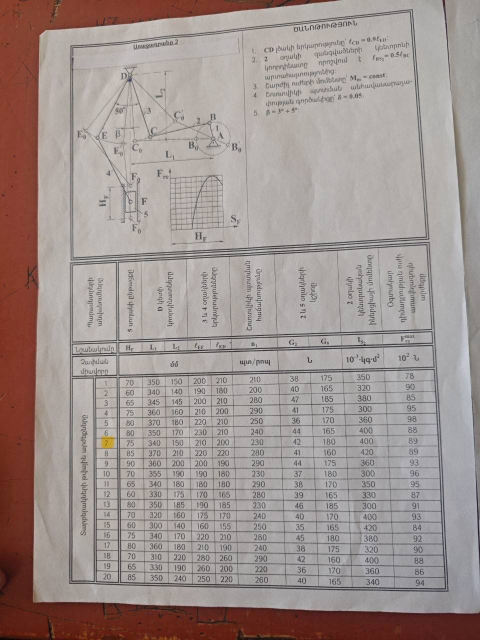
#> input picture kursayin ashxatanq/Variant1/source/task_sheet.jpg, 960 x 1280 px (shown at 1/2 size); its folder holds only this picture in this run
$ python -i video_draw.py   (imports and definitions only)
#> lines starting #> are read from the running program, lines starting #| are printed output that depends on the picture
### kursayin ashxatanq/Variant1/source/model.py
"""Variant 1 — six-link linkage: synthesis, positions, velocity & acceleration plans, sheet layout."""
import math

# ---------------- task data (variant 1) ----------------
VARIANT = 1
DATA = dict(HF=70, L1=350, L2=150, lEF=200, lED=210, n1=210, G2=38, G5=175, IS2=350, Fmax=78)
HF = DATA['HF']/1000; L1 = DATA['L1']/1000; L2 = DATA['L2']/1000
lEF = DATA['lEF']/1000; lED = DATA['lED']/1000; n1 = DATA['n1']
FMAX = DATA['Fmax']*100.0
lCD = 0.9*lED
ALPHA = 50.0          # angle CDE of the bell-crank (link 3)
BETA = 3.0            # chosen from 3..5 deg
L1S = 200.0           # drawing length chosen for L1
MU = L1/L1S           # 0.00175 m/mm
MUV = 0.01852         # (m/s)/mm  = V_B/pb with pb = 50 mm (notebook §2, 6), checked in calc.py
MUA = 0.2909          # (m/s^2)/mm = a_B/πb with πb = 70 mm (notebook §3, 3), checked in calc.py
MUF = 200.0           # N/mm
NPOS = 8

# ---------------- helpers ----------------
def circ_int(c1, r1, c2, r2):
    dx, dy = c2[0]-c1[0], c2[1]-c1[1]; d = math.hypot(dx, dy)
    a = (r1*r1-r2*r2+d*d)/(2*d); h = math.sqrt(max(r1*r1-a*a, 0))
    ux, uy = dx/d, dy/d; px, py = c1[0]+a*ux, c1[1]+a*uy
    return (px-h*uy, py+h*ux), (px+h*uy, py-h*ux)
def rot(p, ang_deg, s=1.0):
    a = math.radians(ang_deg); c, sn = math.cos(a), math.sin(a)
    return ((p[0]*c-p[1]*sn)*s, (p[0]*sn+p[1]*c)*s)
def sub(p, q): return (p[0]-q[0], p[1]-q[1])
def add(p, q): return (p[0]+q[0], p[1]+q[1])
def scl(p, s): return (p[0]*s, p[1]*s)
def mag(v): return math.hypot(v[0], v[1])
def cross_k(w, r): return (-w*r[1], w*r[0])
def solve2(a11, a12, a21, a22, b1, b2):
    det = a11*a22-a12*a21; return ((b1*a22-a12*b2)/det, (a11*b2-b1*a21)/det)
def ang(v): return math.degrees(math.atan2(v[1], v[0]))

# ---------------- synthesis (drawing mm, D at origin, y up) ----------------
H = HF/MU; L2S = L2/MU; EF = lEF/MU; ED = lED/MU; CD = lCD/MU
D = (0.0, 0.0); A = (L1S, -L2S)
_b = math.radians(BETA)
E0p = (-ED*math.sin(_b), -ED*math.cos(_b))
F0p = (0.0, E0p[1]-math.sqrt(EF**2-E0p[0]**2))
F0 = (0.0, F0p[1]+H)
_p1, _p2 = circ_int(D, ED, F0, EF); E0 = _p1 if _p1[0] < _p2[0] else _p2
C0 = rot(E0, ALPHA, CD/ED); C0p = rot(E0p, ALPHA, CD/ED)
AC0 = math.dist(A, C0); AC0p = math.dist(A, C0p)
ABS = (AC0-AC0p)/2; BCS = (AC0+AC0p)/2
PSI = ang(E0p)-ang(E0)
TH0 = ang(sub(C0, A)); TH0P = ang(sub(A, C0p))
B0 = (A[0]+ABS*math.cos(math.radians(TH0)), A[1]+ABS*math.sin(math.radians(TH0)))
B0p = (A[0]+ABS*math.cos(math.radians(TH0P)), A[1]+ABS*math.sin(math.radians(TH0P)))
PHI_W = (TH0-TH0P) % 360; PHI_I = 360-PHI_W
AD = math.hypot(L1, L2)

W1 = math.pi*n1/30

def position(theta, Cprev):
    B = (A[0]+ABS*math.cos(math.radians(theta)), A[1]+ABS*math.sin(math.radians(theta)))
    q1, q2 = circ_int(B, BCS, D, CD)
    C = q1 if math.dist(q1, Cprev) < math.dist(q2, Cprev) else q2
    E = rot(C, -ALPHA, ED/CD)
    F = (0.0, E[1]-math.sqrt(EF**2-E[0]**2))
    S2 = ((B[0]+C[0])/2, (B[1]+C[1])/2)
    return dict(B=B, C=C, E=E, F=F, S2=S2, theta=theta)

def kinematics(P):
    rAB = scl(sub(P['B'], A), MU); rCB = scl(sub(P['C'], P['B']), MU); rCD = scl(sub(P['C'], D), MU)
    rED = scl(sub(P['E'], D), MU); rFE = scl(sub(P['F'], P['E']), MU)
    VB = cross_k(-W1, rAB)                      # crank turns clockwise
    w2, w3 = solve2(-rCB[1], rCD[1], rCB[0], -rCD[0], -VB[0], -VB[1])
    VC = cross_k(w3, rCD); VCB = cross_k(w2, rCB); VE = cross_k(w3, rED)
    w4 = VE[0]/rFE[1]; VFE = cross_k(w4, rFE); VF = add(VE, VFE)
    VS2 = scl(add(VB, VC), 0.5)
    aB = scl(rAB, -W1*W1)
    rhs = sub(scl(rCD, -w3*w3), sub(aB, scl(rCB, w2*w2)))
    e2, e3 = solve2(-rCB[1], rCD[1], rCB[0], -rCD[0], rhs[0], rhs[1])
    aCBn = scl(rCB, -w2*w2); aCBt = cross_k(e2, rCB); aCDn = scl(rCD, -w3*w3); aCDt = cross_k(e3, rCD)
    aC = add(aCDn, aCDt); aE = add(scl(rED, -w3*w3), cross_k(e3, rED))
    aFEn = scl(rFE, -w4*w4); e4 = (aE[0]+aFEn[0])/rFE[1]; aFEt = cross_k(e4, rFE)
    aF = add(add(aE, aFEn), aFEt); aS2 = scl(add(aB, aC), 0.5)
    return dict(VB=VB, VC=VC, VCB=VCB, VE=VE, VFE=VFE, VF=VF, VS2=VS2, w2=w2, w3=w3, w4=w4,
                aB=aB, aCBn=aCBn, aCBt=aCBt, aCDn=aCDn, aCDt=aCDt, aC=aC, aE=aE, aFEn=aFEn,
                aFEt=aFEt, aF=aF, aS2=aS2, e2=e2, e3=e3, e4=e4)

POS = []; _Cp = C0
for i in range(NPOS):
    P = position(TH0-360.0/NPOS*i, _Cp); _Cp = P['C']
    P['K'] = kinematics(P); P['i'] = i
    P['sF'] = F0[1]-P['F'][1]
    POS.append(P)
POS0P = position(TH0P, C0p)

# transmission angle / pressure angle over a full turn
GAMMA_MIN = 180.0; EF_INC_MAX = 0.0; _Cp = C0
for k in range(3600):
    P = position(TH0-0.1*k, _Cp); _Cp = P['C']
    u = sub(P['B'], P['C']); v = sub(D, P['C'])
    g = math.degrees(math.acos(max(-1, min(1, (u[0]*v[0]+u[1]*v[1])/(mag(u)*mag(v))))))
    GAMMA_MIN = min(GAMMA_MIN, g, 180-g)
    EF_INC_MAX = max(EF_INC_MAX, math.degrees(math.asin(abs(P['E'][0])/EF)))

# ---------------- F_re diagram (shape digitised from the task sheet) ----------------
# F_re(S_F)/F_max traced column by column from the 10 × 10 grid on the task sheet (source/task_sheet.jpg)
FRE_PTS = [(0.0, 0.0), (0.39, 0.0), (0.42, 0.2), (0.47, 0.4), (0.5, 0.5), (0.55, 0.645), (0.6, 0.76), (0.65, 0.86),
           (0.7, 0.925), (0.75, 0.977), (0.84, 1.0), (0.9, 0.965), (0.95, 0.91), (1.0, 0.84)]
def _pchip_slopes(xs, ys):
    n = len(xs); h = [xs[i+1]-xs[i] for i in range(n-1)]; dl = [(ys[i+1]-ys[i])/h[i] for i in range(n-1)]
    m = [0.0]*n; m[0] = dl[0]; m[-1] = dl[-1]
    for i in range(1, n-1):
        if dl[i-1]*dl[i] <= 0: m[i] = 0.0
        else:
            w1 = 2*h[i]+h[i-1]; w2 = h[i]+2*h[i-1]; m[i] = (w1+w2)/(w1/dl[i-1]+w2/dl[i])
    return m
_xs = [p[0] for p in FRE_PTS]; _ys = [p[1] for p in FRE_PTS]; _ms = _pchip_slopes(_xs, _ys)
def fre_shape(s):
    s = max(0.0, min(1.0, s))
    for i in range(len(_xs)-1):
        if _xs[i] <= s <= _xs[i+1]:
            hh = _xs[i+1]-_xs[i]; t = (s-_xs[i])/hh
            h00 = 2*t**3-3*t**2+1; h10 = t**3-2*t**2+t; h01 = -2*t**3+3*t**2; h11 = t**3-t**2
            return max(0.0, h00*_ys[i]+h10*hh*_ms[i]+h01*_ys[i+1]+h11*hh*_ms[i+1])
    return 0.0

# ---------------- sheet layout (mm, origin = bottom-left corner of the grid) ----------------
GRID_W, GRID_H = 380, 270
XD, YD = 90.0, 256.0
def S(p): return (XD+p[0], YD+p[1])
# sheet 1: positions plan, F_re diagram, acceleration plan of the thick position
PA_POS = 2; PA = (250.0, 89.0)                                # acceleration-plan pole
PA_CAP = (268.0, 66.0)                                        # acceleration-plan caption (left-aligned)
DIAG_X = 120.0                                                # S_F axis of the F_re diagram
L1_DIM_Y = 133.0; L2_DIM_X = 328.0; HF_DIM_X = 72.0

def vplan(i):
    K = POS[i]['K']; s = 1/MUV
    return dict(p=(0.0, 0.0), b=scl(K['VB'], s), c=scl(K['VC'], s), e=scl(K['VE'], s),
                f=scl(K['VF'], s), s2=scl(K['VS2'], s))
# [6 lines left out: function aplan, not called in this run]

# sheet 2: the 8 velocity plans, 4 per row, each centred in its cell
V2_COLS = (50.0, 143.0, 236.0, 329.0); V2_ROWS = (196.0, 78.0)
def _plan_center(i):
    pts = list(vplan(i).values()); xs = [p[0] for p in pts]; ys = [p[1] for p in pts]
    return ((min(xs)+max(xs))/2, (min(ys)+max(ys))/2)
PV2 = {}
VLBL = {(5, 'c'): (-3.0, -0.4), (5, 's2'): (-3.2, 0.8), (5, 'b'): (-2.2, -2.6)}   # hand-placed labels where points crowd
for _i in range(NPOS):
    _c = _plan_center(_i); _cx = V2_COLS[_i % 4]; _cy = V2_ROWS[_i // 4]
    PV2[_i] = (round(_cx-_c[0], 1), round(_cy-_c[1], 1))

# [7 lines that do not run on import are left out]

### kursayin ashxatanq/Variant1/source/calc.py
"""Rounded 'graphical chain' values exactly as a student writes them in the notebook."""
import math
import model as M
from model import sub, mag

def r(x, nd=1):
    return round(x + (1e-9 if x >= 0 else -1e-9), nd)
def n(x, nd=1):
    s = f"{r(x, nd):.{nd}f}".replace('.', ',')
    return s.replace('-', '−')

AC0 = r(M.AC0); AC0P = r(M.AC0p)
BC = r((AC0+AC0P)/2, 2); AB = r(AC0-BC, 2)
LAB = r(AB*M.MU, 4); LBC = r(BC*M.MU, 4); LCD = M.lCD; LEF = M.lEF; LED = M.lED
LBS2 = r(0.5*LBC, 4); BS2S = r(BC/2, 2)
W1 = r(M.W1, 2)
VB4 = r(W1*LAB, 4); VB = r(W1*LAB, 3)
PB_CHOSEN = 50; PIB_CHOSEN = 70          # chosen plan lengths (notebook: pb = 50 mm, πb = 70 mm)
assert r(VB/PB_CHOSEN, 5) == M.MUV
PB = r(VB/M.MUV)
AB_ACC = r(W1**2*LAB, 2)
assert r(AB_ACC/PIB_CHOSEN, 4) == M.MUA
PIB = r(AB_ACC/M.MUA)
CE_S = math.sqrt(M.CD**2+M.ED**2-2*M.CD*M.ED*math.cos(math.radians(M.ALPHA)))

def rot_sym(w, eps=1e-6):
    if abs(w) < eps: return '—'
    return '↺' if w > 0 else '↻'

def vchain(i):
    v = M.vplan(i); K = M.POS[i]['K']
    pc = r(mag(v['c'])); bc = r(mag(sub(v['c'], v['b']))); pe = r(pc/0.9)
    if pc == 0: bc = PB                       # dead position: c ≡ p, so bc = pb
    ef = r(mag(sub(v['f'], v['e']))); pf = r(mag(v['f'])); ps2 = r(mag(v['s2']))
    VC, VCB, VE, VFE, VF, VS2 = (r(x*M.MUV, 3) for x in (pc, bc, pe, ef, pf, ps2))   # as written: 3 decimals
    return dict(pb=PB, pc=pc, bc=bc, pe=pe, ef=ef, pf=pf, ps2=ps2, VC=VC, VCB=VCB, VE=VE, VFE=VFE, VF=VF, VS2=VS2,
                w2=r(VCB/LBC, 2), w3=r(VC/LCD, 2), w4=r(VFE/LEF, 2),
                w2s=rot_sym(K['w2']), w3s=rot_sym(K['w3']), w4s=rot_sym(K['w4']),
                VFs=('—' if abs(K['VF'][1]) < 1e-6 else ('↓' if K['VF'][1] < 0 else '↑')))

# [12 lines left out: function achain, not called in this run]

# ---------------- §4: reduced moment on the crank (power balance, teacher's projection method) ----------------
# M_P = G2·V_S2·cos α2/ω1 + G5·V_F·cos α5/ω1 − F_r·V_F/ω1, with V = segment·μ_V, so every term is (N·mm)·μ_V/ω1.
# ps2·cos α2 is not measured as an angle: project ps2 on the vertical of the velocity plan (down from p = +, up = −).
G2, G5 = M.DATA['G2'], M.DATA['G5']
KM = r(M.MUV/W1, 7)                       # μ_V/ω1, m/mm: turns N·mm of the plan into N·m
FRE_MAX_MM = r(M.FMAX/M.MUF)              # y_max of the F_re diagram, mm (μ_F = F_max / y_max)
def mchain(j):
    i = j % 8; v = M.vplan(i); c = vchain(i); q = M.POS[i]
    ys2 = r(-v['s2'][1])                                 # ps2·cos α2, mm, signed (down = +)
    pf = c['pf']; down = q['K']['VF'][1] < 0 or pf == 0
    work = 1 <= i <= 4                                   # slider goes down: working stroke
    yF = r(M.FMAX/M.MUF*M.fre_shape(q['sF']/M.H)) if work else 0.0   # F_re ordinate at this position, mm
    Fr = r(yF*M.MUF, 0)
    t2 = r(G2*ys2*KM, 2); t5 = r((1 if down else -1)*G5*pf*KM, 2); tr = r(Fr*pf*KM, 2)
    return dict(ys2=ys2, ps2=c['ps2'], pf=pf, a5=0 if down else 180, yF=yF, Fr=Fr, t2=t2, t5=t5, tr=tr, M=r(t2+t5-tr, 1))
MP = [mchain(j) for j in range(9)]
MP_MAX = max(abs(x['M']) for x in MP)
MP_YMAX = 80                                             # mm for |M_P|max (teacher: 70…80 mm)
MU_M = r(MP_MAX/MP_YMAX, 2)                              # (N·m)/mm
MU_PHI = r(2*3.14/160, 3)                                # rad/mm, one crank turn = 160 mm
for x in MP: x['Mmm'] = r(x['M']/MU_M, 1)

# ---------------- 1.8–1.9: work graphs and kinetic-energy increment (teacher's A4 sheet, graphical integration) ----------------
# A4 sheet: M_P(φ) on top, A(φ) 150 mm below it. Integration pole P at OP = 40 mm left of 0 on the φ axis of M_P.
# For each interval j-1…j: read the curve at the midpoint (ym, mm), ray from P to (0, ym) has slope ym/OP;
# the parallel through (j-1)' reaches the vertical of j at y'_j = y'_(j-1) + ym·20/OP (20 mm = one interval).
OP = 40                                                  # mm, polar distance (teacher: 40 mm)
A_GAP = 150                                              # mm between the φ axes of M_P(φ) and A(φ)
def _mid_ordinates():
    ys = [x['Mmm'] for x in MP]; ms = M._pchip_slopes([20*j for j in range(9)], ys)
    return [r((ys[k]+ys[k+1])/2 + 20*(ms[k]-ms[k+1])/8, 1) for k in range(8)]   # the drawn curve at the midpoint
YMID = _mid_ordinates()                                  # ym for intervals 0-1 … 7-8, mm (signed, up = +)
AR = [0.0]                                               # A_r ordinates 0', 1', … 8', mm (down = −)
for _k in range(8): AR.append(r(AR[-1] + YMID[_k]*20/OP, 1))
AM = [r(-AR[8]*j/8, 1) for j in range(9)]                # A_m: straight line from 0 to 8'' (8'' = −8', mirrored up)
DE = [r(AM[j] + AR[j], 1) for j in range(9)]             # ΔE = A_m + A_r, mm (A_r already negative)
YMM = r(-AR[8]*OP/160, 1)                                # M_m on the M_P axis: ray from P parallel to A_m, mm
MU_A = r(MU_M*MU_PHI*OP, 2)                              # J/mm (= μ_ΔE)
A_CYCLE = r(-AR[8]*MU_A, 0)                              # J, work of the resistance (= of the motor) per cycle
M_M = r(YMM*MU_M, 1)                                     # N·m, motor moment
DE_MAX = max(DE); DE_MIN = min(DE); J_MAX = DE.index(DE_MAX); J_MIN = DE.index(DE_MIN)
DE_RANGE = r((DE_MAX-DE_MIN)*MU_A, 1)                    # J, ΔE_max − ΔE_min (for the flywheel later)

# ---------------- 1.10: reduced moment of inertia I_P(φ) (teacher's lecture + methodology table 4) ----------------
# I_P·ω1²/2 = m2·V_S2²/2 + I_S2·ω2²/2 + m5·V_F²/2  →  I_P = m2·(V_S2/ω1)² + I_S2·(ω2/ω1)² + m5·(V_F/ω1)²
# V_S2, ω2, V_F: the notebook values of §2 (vchain). Teacher: m = G/g with g = 10 m/s², I_S2 from the table × 10⁻³.
G_ACC = 10
M2 = r(G2/G_ACC, 2); M5 = r(G5/G_ACC, 2)               # kg
IS2 = M.DATA['IS2']*1e-3                                 # kg·m²
def ichain(j):
    c = vchain(j % 8)
    a = r((c['VS2']/W1)**2, 5); b = r((c['w2']/W1)**2, 5); f = r((c['VF']/W1)**2, 5)
    t2 = r(M2*a, 5); tw = r(IS2*b, 5); t5 = r(M5*f, 5)
    return dict(VS2=c['VS2'], w2=c['w2'], VF=c['VF'], a=a, b=b, f=f, t2=t2, tw=tw, t5=t5, I=r(t2+tw+t5, 5))
IP = [ichain(j) for j in range(9)]
IP_MAX = max(x['I'] for x in IP); J_IMAX = [x['I'] for x in IP].index(IP_MAX)
IP_YMAX = 80                                             # mm for I_P max (teacher: 80 mm)
MU_I = r(IP_MAX/IP_YMAX, 7)                              # (kg·m²)/mm
for x in IP: x['Imm'] = r(x['I']/MU_I, 1)

# [10 lines that do not run on import are left out]

### kursayin ashxatanq/Variant1/source/video_draw.py
"""Precise, code-native animated teaching figures for Variant 1's video."""
from __future__ import annotations
import math
from functools import lru_cache
from pathlib import Path
from PIL import Image, ImageDraw, ImageFont
import model as M
import calc as C

W, H = 1920, 1080
INK='#16233c'; MUTED='#5b6980'; GRID='#e8edf4'; BLUE='#1768c4'
COL={'AB':'#de581d','BC':'#22934e','CD':'#7953cb','DE':'#7953cb','CE':'#7953cb','EF':'#1978ca','F':'#ce377c'}
CHAPTERS={1:'Մեխանիզմի կառուցումը',2:'Արագությունների 8 պլանները',3:'Արագացումների պլանը',4:'Մոմենտ և աշխատանք',5:'Իներցիայի մոմենտ և ամփոփում'}

# [28 lines left out: functions font, symbol_font, not called in this run]

def txt(d,xy,text,size=27,color=INK,bold=False,anchor=None):
    d.text(xy,str(text).replace('⟂','⊥'),font=font(size,bold),fill=color,anchor=anchor,stroke_width=0)

# [32 lines left out: functions wrap, block, line, arrow, not called in this run]

def point(d,p,name,color=INK,offset=(10,-32),size=24):
    d.ellipse((p[0]-5,p[1]-5,p[0]+5,p[1]+5),fill=color,outline='white',width=1)
    if name:txt(d,(p[0]+offset[0],p[1]+offset[1]),name,size,color,True)

def poly(d,points,color=BLUE,width=4,progress=1):
    n=max(1,int((len(points)-1)*progress)+1)
    if n>1:d.line(points[:n],fill=color,width=width,joint='curve')

class Plot:
    # [8 lines left out: function __init__, not called in this run]
    def p(self,p):return(self.ox+p[0]*self.s,self.oy-p[1]*self.s)
    def ln(self,a,b,color=INK,width=3,progress=1,dash=False):line(self.d,self.p(a),self.p(b),color,width,progress,dash)
    def ar(self,a,b,color=BLUE,width=5,progress=1):arrow(self.d,self.p(a),self.p(b),color,width,progress)
    def pt(self,p,name,color=INK,offset=(9,-30),size=24):point(self.d,self.p(p),name,color,offset,size)
    def circle(self,c,r,color=MUTED,progress=1,start=0,end=360):
        pts=[self.p((c[0]+r*math.cos(math.radians(start+(end-start)*j/180)),c[1]+r*math.sin(math.radians(start+(end-start)*j/180)))) for j in range(181)]
        poly(self.d,pts,color,2,progress)
    # [419 lines left out: functions ray, clip_segment, mechanism, geometry, vector_diagram, force_diagram and 8 more, not called in this run]

def frame(scene,progress=1,global_progress=0):
    im=Image.new('RGB',(W,H),'#edf2f8');d=ImageDraw.Draw(im)
    d.rectangle((0,0,W,118),fill=INK)
    chapter=scene.get('chapter',1)
    txt(d,(46,18),f'ՏԱՐԲԵՐԱԿ 1  /  {CHAPTERS.get(chapter,"Կառուցման ուղեցույց")}',24,'#b9ccec',True)
    title=scene.get('title','Կառուցենք՝ հասկանալով')
    size=43
    while font(size,True).getlength(title)>1810:size-=1
    txt(d,(46,54),title,size,'white',True)
    d.rounded_rectangle((25,142,1235,845),radius=20,fill='white',outline='#d4dfed',width=2)
    view=scene.get('view','overview');t=1-(1-min(1,max(0,progress)))**2
    if view=='mechanism':drawing=geometry(scene,t)
    elif view=='velocity':drawing=vector_diagram(scene,t)
    elif view=='acceleration':drawing=vector_diagram(scene,t,True)
    elif view=='dynamics':drawing=dynamics(scene,t)
    elif view=='inertia':drawing=inertia(scene,t)
    elif view=='sheet':drawing=preview(scene.get('sheet',1))
    else:drawing=overview(scene,t)
    im.paste(drawing,(50,160))
    d=ImageDraw.Draw(im)
    x=1270;right=1880
    d.rounded_rectangle((x,142,right,845),radius=20,fill='white',outline='#d4dfed',width=2)
    txt(d,(x+28,170),'ԻՆՉՈՒ՞ ԱՅՍ ՔԱՅԼԸ',24,BLUE,True)
    y=block(d,(x+28,218),scene.get('note','Յուրաքանչյուր գիծ կառուցում ենք հայտնի պայմանից։'),32,550,INK,True,gap=13)
    formula=scene.get('formula','')
    if formula:
        y=max(y+30,395)
        flines=wrap(formula,29,520)
        fh=min(230,40+len(flines)*43)
        d.rounded_rectangle((x+22,y,right-22,y+fh),radius=15,fill='#eaf2ff')
        block(d,(x+40,y+20),formula,29,520,BLUE,gap=14)
        y+=fh
    tip=scene.get('tip') or {1:'Նախ՝ բարակ օժանդակ գծեր։ Հետո՝ ստացված հոդերը և հիմնական օղակները։',2:'Գիծը տեղափոխում ենք նույն դիրքի մեխանիզմից։ Մյուս դիրքի ուղղությունը մի՛ պատճենիր։',3:'Նորմալ բաղադրիչը դեպի կենտրոն է, շոշափողը՝ շառավղին ուղղահայաց։',4:'Օրդինատները վերցնում ենք իրենց նշաններով։ Աշխատանքը կուտակվում է։',5:'Նույն դիրքի արժեքներն են կապում երկու գրաֆիկները։'}[chapter]
    if y<650:block(d,(x+28,690),tip,25,550,MUTED,gap=10)
    txt(d,(48,866),'ԳԾԻ ԱՂԲՅՈՒՐԸ → ԿԱՌՈՒՑՈՒՄԸ → ԱՐԴՅՈՒՆՔԻ ՍՏՈՒԳՈՒՄԸ',22,MUTED,True)
    d.rectangle((0,910,W,H),fill=INK)
    d.rectangle((0,910,int(W*global_progress),916),fill='#5bafff')
    txt(d,(45,1030),'ՄՄՏ · Առաջադրանք 2 · Տարբերակ 1',21,'#9eb4d4')
    txt(d,(1870,1030),'Դադարեցրու և փորձիր թղթի վրա',21,'#9eb4d4',anchor='ra')
    return im

>>> import cv2
>>> picture = cv2.imread('task_sheet.jpg', cv2.IMREAD_GRAYSCALE)
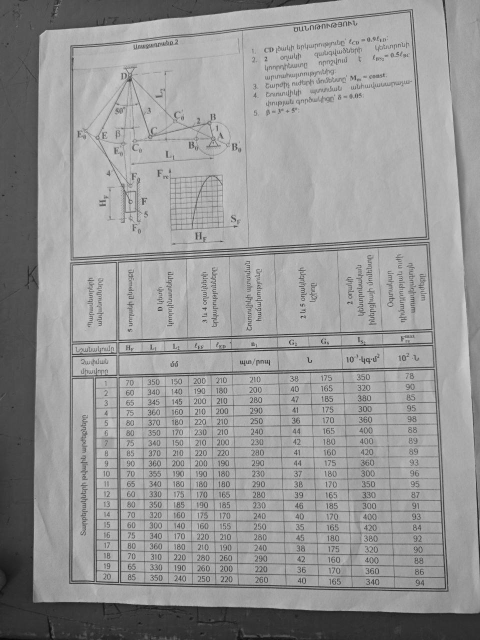
#> picture: shape (1280, 960) (shown at 1/2 size); min 5, max 222, mean 150.8
>>> result = frame(picture)
#> in frame, `im = Image.new('RGB', (W, H), '#edf2f8')`:
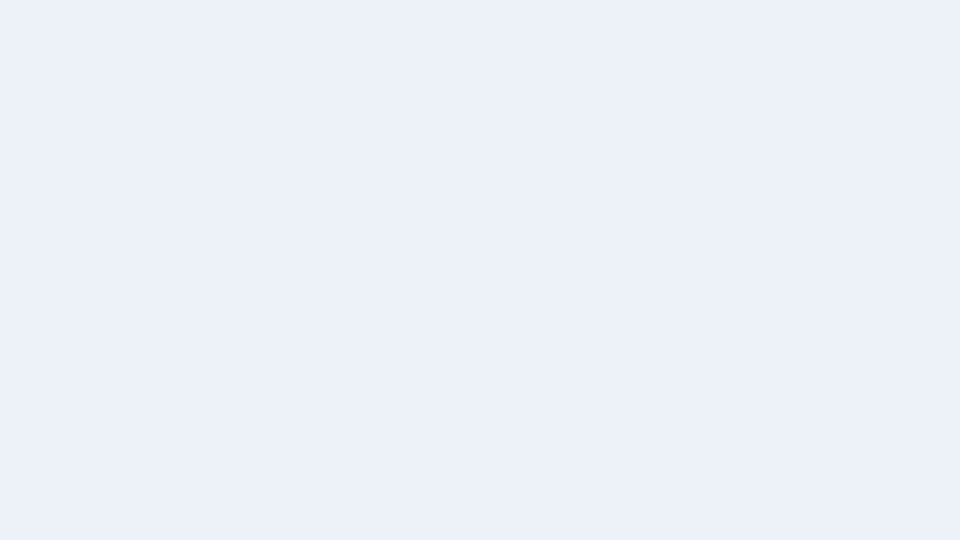
#> im: PIL image 1920x1080 RGB (shown at 1/2 size); mean R, G, B 237, 242, 248
#> (the run stopped early here; a loop or call above may not have finished)
